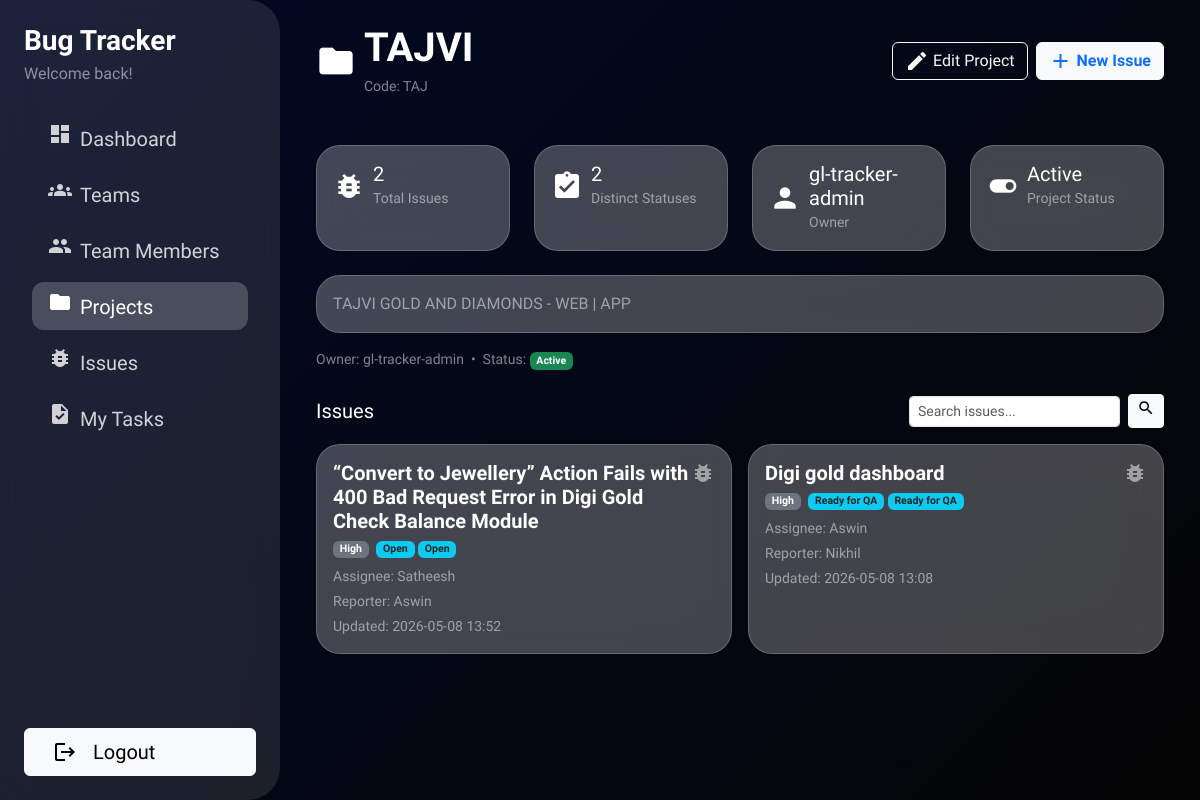
Before: /projects/1/ (signed in) with the older database file.
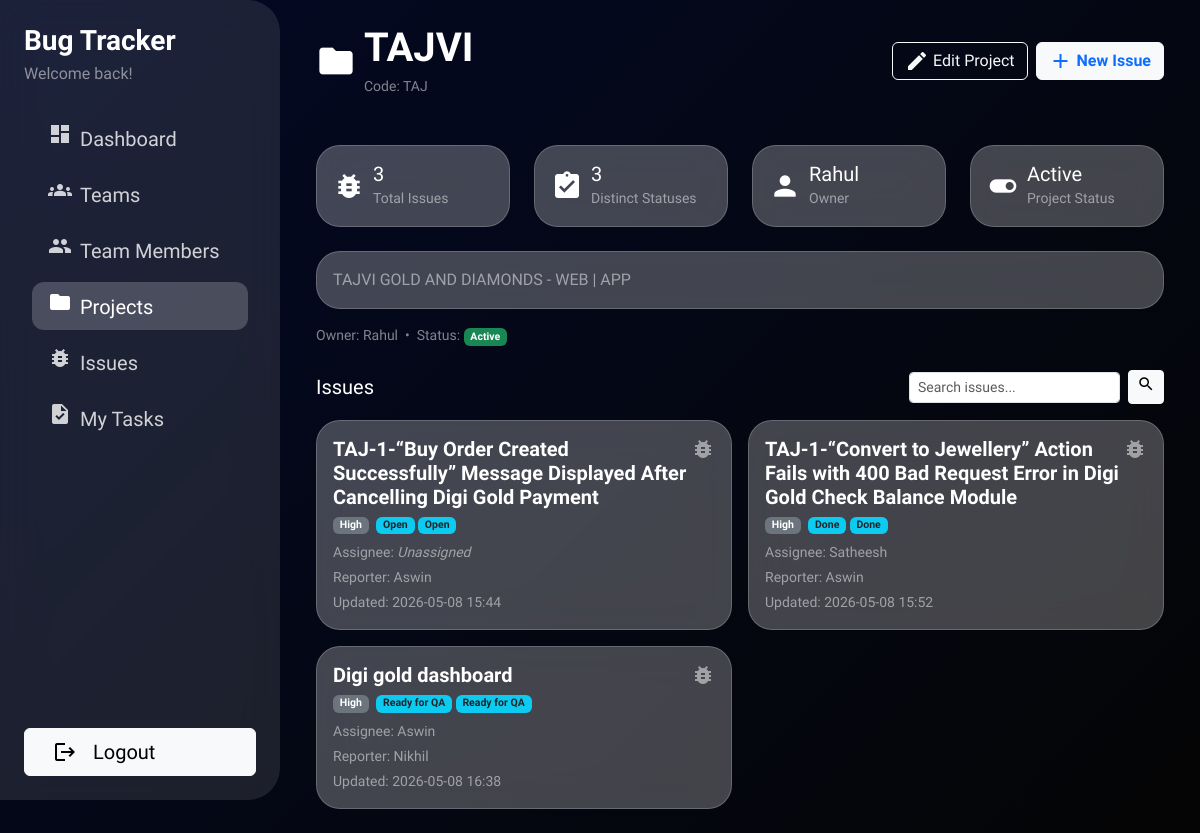
After: the same page with the newer database file.
### issues/models.py (models this page shows, shortened)
class Project(models.Model):
    name = models.CharField(max_length=255)
    code = models.CharField(max_length=50, unique=True)
    description = models.TextField(blank=True)
    owner = models.ForeignKey(
        settings.AUTH_USER_MODEL,
        on_delete=models.SET_NULL,
        null=True,
        blank=True,
        related_name='owned_projects',
    )
    team = models.ForeignKey(
        'users.Team',  # change this string if your Team model lives elsewhere
        on_delete=models.SET_NULL,
        null=True,
        blank=True,
        related_name='projects',
    )
    is_active = models.BooleanField(default=True)
    created_by = models.ForeignKey(
        settings.AUTH_USER_MODEL,
        on_delete=models.SET_NULL,
        null=True,
        blank=True,
        related_name='created_projects',
    )
    created_at = models.DateTimeField(auto_now_add=True)
    updated_at = models.DateTimeField(auto_now=True)
    class Meta:
        ordering = ['name']

class Issue(models.Model):
    project = models.ForeignKey(
        Project,
        on_delete=models.CASCADE,
        related_name='issues',
    )
    title = models.CharField(max_length=255)
    description = models.TextField(blank=True)
    issue_type = models.CharField(
        max_length=20,
        choices=IssueTypeChoices.choices,
        default=IssueTypeChoices.TASK,
    )
    reporter = models.ForeignKey(
        settings.AUTH_USER_MODEL,
        on_delete=models.SET_NULL,
        null=True,
        blank=True,
        related_name='reported_issues',
    )
    assignee = models.ForeignKey(
        settings.AUTH_USER_MODEL,
        on_delete=models.SET_NULL,
        null=True,
        blank=True,
        related_name='assigned_issues',
    )
    priority = models.CharField(
        max_length=20,
        choices=IssuePriorityChoices.choices,
        default=IssuePriorityChoices.MEDIUM,
    )
    environment = models.CharField(
        max_length=20,
        choices=IssueEnvironmentChoices.choices,
        default=IssueEnvironmentChoices.STAGING,
    )
    status = models.CharField(
        max_length=20,
        choices=IssueStatusChoices.choices,
        default=IssueStatusChoices.OPEN,
    )
    time_estimate_hours = models.DecimalField(
        max_digits=6,
        decimal_places=2,
        null=True,
        blank=True,
        help_text='Estimated effort in hours',
    )
    remarks = models.TextField(blank=True)
    qa_note = models.TextField(blank=True)
    image_1 = CloudinaryField('image', null=True, blank=True)
    image_2 = CloudinaryField('image', null=True, blank=True)
    image_3 = CloudinaryField('image', null=True, blank=True)
    image_4 = CloudinaryField('image', null=True, blank=True)
    created_by = models.ForeignKey(
        settings.AUTH_USER_MODEL,
        on_delete=models.SET_NULL,
        null=True,
        blank=True,
        related_name='created_issues',
    )
    created_at = models.DateTimeField(auto_now_add=True)
    updated_at = models.DateTimeField(auto_now=True)
    class Meta:
        ordering = ['-created_at']

### users/models.py (models this page shows)
class User(AbstractUser):
    pass

### issues/views.py (the view)
# urls.py: path('projects/<int:pk>/', ProjectDetailView.as_view(), name='project_detail'),
class ProjectDetailView(LoginRequiredMixin, DetailView):
    model = Project
    template_name = 'issues/project_detail.html'
    context_object_name = 'project'
    def get_queryset(self):
        return Project.objects.select_related('owner', 'team')
    def get_context_data(self, **kwargs):
        context = super().get_context_data(**kwargs)
        project = self.object
        context['issues'] = project.issues.select_related('assignee', 'reporter').all()
        return context

### templates/issues/project_detail.html (shortened to what the changed rows need)
{% extends "users/index.html" %}
{% block dashboard_content %}
{% block page_header %}
<div class="row mb-5">
    <div class="col d-flex align-items-center">
        <div>
            <h1 class="text-white fw-bold mb-1">{{ project.name }}</h1>
            {% if project.code %}
                <p class="text-white-50 mb-0 small">Code: {{ project.code }}</p>
            {% else %}
                <p class="text-white-50 mb-0 small">Project details and issues.</p>
            {% endif %}
        </div>
    </div>
    <div class="col-auto d-flex align-items-center gap-2">
    </div>
</div>
{% endblock %}
{% block content %}
<div class="row g-4 mb-4">
    <div class="col-12 col-sm-6 col-lg-3">
        <div class="glass-card p-3 h-100 text-white">
            <div class="d-flex align-items-center">
                <div>
                    <h4 class="h5 mb-0">{{ issues|length }}</h4>
                    <small class="text-white-50">Total Issues</small>
                </div>
            </div>
        </div>
    </div>
    <div class="col-12 col-sm-6 col-lg-3">
        <div class="glass-card p-3 h-100 text-white">
            <div class="d-flex align-items-center">
                <div>
                    <h4 class="h5 mb-0">
                        {{ issues|dictsort:"status"|length }}
                    </h4>
                    <small class="text-white-50">Distinct Statuses</small>
                </div>
            </div>
        </div>
    </div>
    <div class="col-12 col-sm-6 col-lg-3">
        <div class="glass-card p-3 h-100 text-white">
            <div class="d-flex align-items-center">
                <div>
                    <h4 class="h5 mb-0">
                        {% if project.owner %}
                            {{ project.owner.get_short_name|default:project.owner.username }}
                        {% else %}
                            <small class="text-white-50">Unassigned</small>
                        {% endif %}
                    </h4>
                    <small class="text-white-50">Owner</small>
                </div>
            </div>
        </div>
    </div>
    <div class="col-12 col-sm-6 col-lg-3">
    </div>
</div>
{% if project.description %}
    <div class="glass-card p-3 mb-3">
        <p class="mb-0 text-white-50">{{ project.description }}</p>
    </div>
{% endif %}
<div class="mb-4 small text-white-50">
    Owner:
    {% if project.owner %}
        {{ project.owner.get_short_name|default:project.owner.username }}
    {% else %}
        <em>Unassigned</em>
    {% endif %}
    &nbsp;•&nbsp;
    Status:
    {% if project.is_active %}
        <span class="badge bg-success">Active</span>
    {% else %}
        <span class="badge bg-secondary">Inactive</span>
    {% endif %}
</div>
<div class="d-flex justify-content-between align-items-center mb-3">
    <h2 class="h5 text-white mb-0">Issues</h2>
    <form method="get" class="d-flex align-items-center" style="max-width: 280px;">
    </form>
</div>
{% if issues %}
    <div class="row g-3">
        {% for issue in issues %}
            {% if not request.GET.q or request.GET.q|lower in issue.title|lower %}
            <div class="col-12 col-md-6">
                <div class="glass-card p-3 h-100">
                    <div class="d-flex justify-content-between align-items-start mb-2">
                        <div>
                            <h5 class="fw-bold mb-1">
                                <a href="{% url 'issues:issue_detail' issue.pk %}"
                                   class="text-decoration-none text-white">
                                    {{ issue.title }}
                                </a>
                            </h5>
                            <div class="small text-white-50">
                                <span class="badge bg-secondary me-1">
                                    {{ issue.get_priority_display }}
                                </span>
                                <span class="badge bg-info text-dark">
                                    {{ issue.get_status_display }}
                                </span>
                                <span class="badge bg-info text-dark">
                                    {{ issue.get_status_display }}
                                </span>
                            </div>
                        </div>
                        <span class="material-icons text-white-50">
                        </span>
                    </div>
                    <div class="small text-white-50 mb-1">
                        Assignee:
                        {% if issue.assignee %}
                            {{ issue.assignee.get_short_name|default:issue.assignee.username }}
                        {% else %}
                            <em>Unassigned</em>
                        {% endif %}
                    </div>
                    <div class="small text-white-50 mb-1">
                        Reporter:
                        {% if issue.reporter %}
                            {{ issue.reporter.get_short_name|default:issue.reporter.username }}
                        {% else %}
                            <em>-</em>
                        {% endif %}
                    </div>
                    <div class="small text-white-50">
                        Updated: {{ issue.updated_at|date:"Y-m-d H:i" }}
                    </div>
                </div>
            </div>
            {% endif %}
        {% endfor %}
    </div>
{% endif %}
{% endblock %}
{% endblock %}

Changed rows visible on the page:
changed Project "TAJVI": owner.get_short_name "gl-tracker-admin" → "Rahul"
added Issue: title "TAJ-1-“Buy Order Created Successfully” Message Displayed After Cancelling Digi Gold Payment", priority "High", status "Open", shows "Unassigned", reporter.get_short_name "Aswin", updated_at "2026-05-08 15:44"
changed Issue "Satheesh": title "“Convert to Jewellery” Action Fails with 400 Bad Request Error in Digi Gold Check Balance Module" → "TAJ-1-“Convert to Jewellery” Action Fails with 400 Bad Request Error in Digi Gold Check Balance Module"; status "Open" → "Done"; updated_at "2026-05-08 13:52" → "2026-05-08 15:52"
changed Issue "Digi gold dashboard": updated_at "2026-05-08 13:08" → "2026-05-08 16:38"
Other visible differences:
{{ issues|length }}: "2" → "3"
{{ issues|dictsort:"status"|length }}: "2" → "3"
